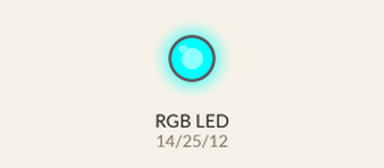
A sketch run on a simulated ESP32. Shown: an RGB LED mixed from three pins (HIGH = lit). Dim RGB values are drawn brighter than linear.

Above: at 0.15 s.
At 8.56 s:
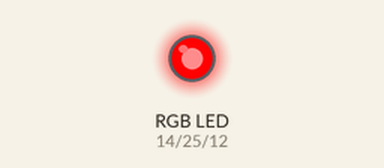
At 20.58 s:
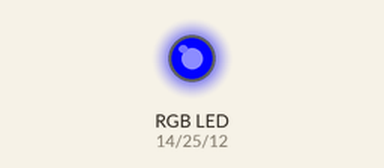
At 30.19 s:
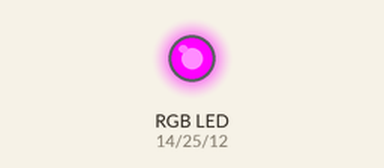
At 39.81 s:
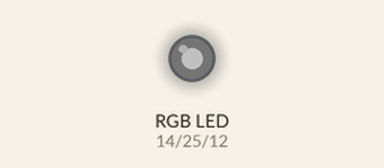
Timing chart, 0 to 40.0 s (numbered marks = the images above):
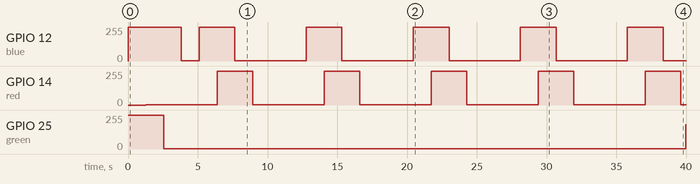

Measured:
- by itself, GPIO 12 (blue): repeats every 7.7 s: 254/255 2.6 s, 1/255 5.1 s
- by itself, GPIO 14 (red): alternates 254/255 for 2.6 s and 1/255 for 5.1 s
- by itself, GPIO 25 (green): 255/255 → 1/255 at 2.5 s, → 183/255 37.4 s later

The sketch:

PWM.ino
```cpp
#define red 14
#define green 25
#define blue 12
#define wait 5
void add(int color)
{
  int i;
  for(i=255;i>0;i--)
  {
    analogWrite(color,i);
    delay(5);
  }
}
void remove(int color)
{
  //去掉
  int i;
  for(i=0;i<255;i++)
  {
    analogWrite(color,i);
    delay(5);
  }
}
void setup() {
  pinMode(red,OUTPUT);
  pinMode(green,OUTPUT);
  pinMode(blue,OUTPUT);
  analogWrite(green,255);
  analogWrite(blue,255);
  analogWrite(red,255);
}
//白黃青
void loop() {
  add(red);add(green);add(blue);

  delay(wait);

  remove(blue);

  delay(wait);

  remove(red);
  add(blue);

}
```
